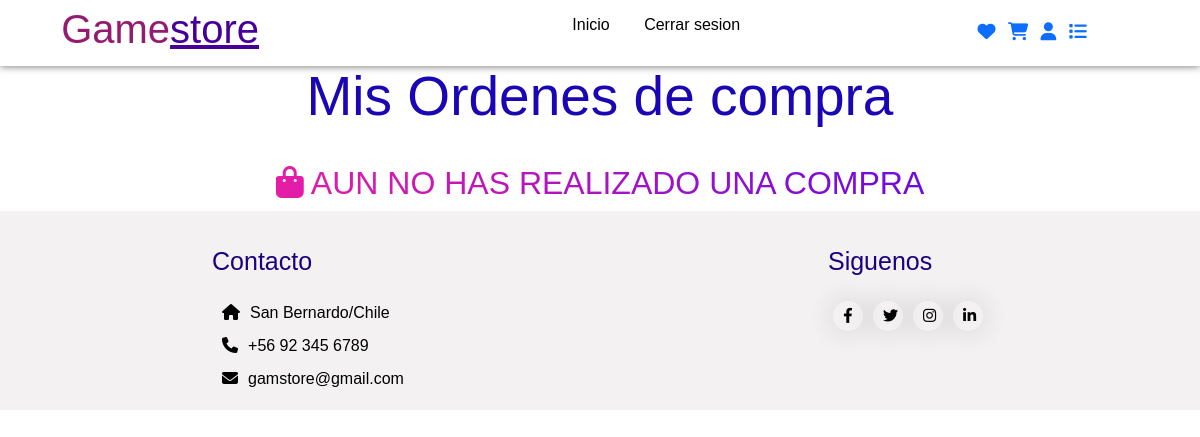
The page /productos/listacompras (signed in) on the database as committed earlier.
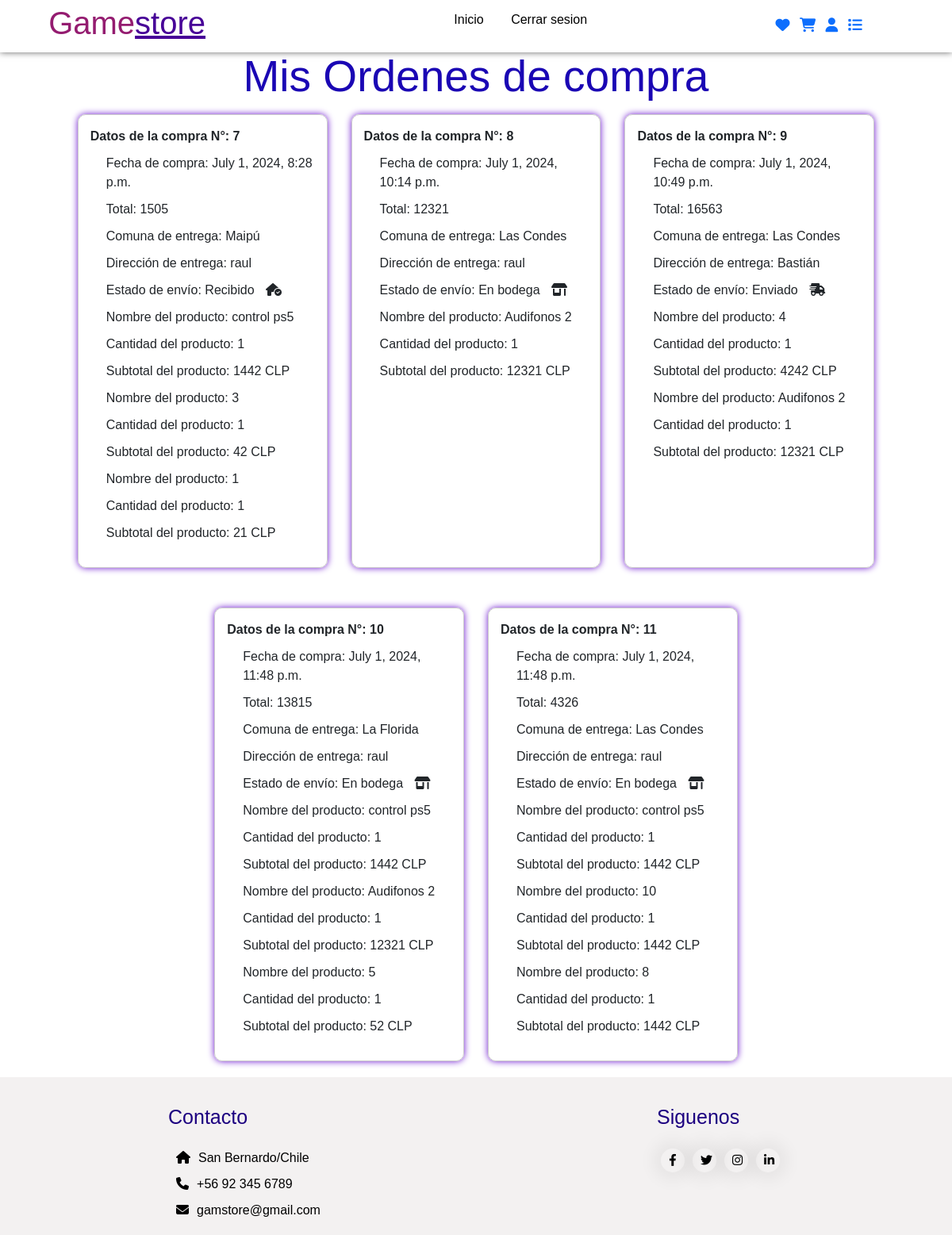
The same page on the database as committed later.
### modulos/productos/models.py (models this page shows)
class OrdenCompra(models.Model):
    f_compra = models.DateTimeField(auto_now_add=True)
    total = models.PositiveIntegerField()
    direccion = models.CharField(max_length=30)
    recibe = models.CharField(max_length = 40)
    comuna = models.CharField(max_length= 20 , choices=comunas_santiago)
    estado = models.CharField(max_length=20 , choices=estado, default='En bodega')
    usuario = models.ForeignKey(User, on_delete=models.CASCADE)

class compraProducto(models.Model):
    cantidad = models.PositiveSmallIntegerField()
    subtotal = models.IntegerField(validators=[MinValueValidator(1)])
    nombre = models.CharField(max_length=30,default='')
    compra = models.ForeignKey(OrdenCompra,on_delete=models.CASCADE)

### modulos/productos/views.py (the view)
# urls.py: path('listacompras',views.listaOrdenes,name='listaCompras'),
@login_required
def listaOrdenes(request):
    ordenes = OrdenCompra.objects.filter(usuario = request.user.id)
    if ordenes.exists():
        compras =compraProducto.objects.filter(compra__in = ordenes)
        datos = {
            'ordenes':ordenes,
            'compras':compras
        }
        return render(request,'compra/listacompras.html',datos)
    else:
        datos = {
            'mensaje':'Aun no has realizado una compra'
        }
        return render(request, 'compra/listacompras.html',datos)

### templates/compra/listacompras.html (shortened to what this page needs)
{% extends '../base/base.html' %}
{% block content %}
<div class="ordenes-wrapper">
    <div class="tituloentorno">
    <h2 class="tituloListorden">Mis Ordenes de compra</h2>
     </div>
    {% if ordenes %}
        <div class="ordenes-container">
            {% for orden in ordenes %}
                <div class="orden-card">
                    <ul class="orden-list">
                        <li class="orden-id">Datos de la compra N°: {{ orden.id }}</li>
                        <li class="orden-fecha">Fecha de compra: {{ orden.f_compra }}</li>
                        <li class="orden-total">Total: {{ orden.total }}</li>
                        <li class="orden-comuna">Comuna de entrega: {{ orden.comuna }}</li>
                        <li class="orden-direccion">Dirección de entrega: {{ orden.direccion }}</li>
                        <li class="orden-estado">Estado de envío: {{ orden.estado }}
                            {% if orden.estado == "En bodega" %}
                                <i class="fa-solid fa-shop"></i>
                            {% elif orden.estado == "Recibido" %}
                                <i class="fa-solid fa-house-circle-check"></i>
                            {% elif orden.estado == "Enviado" %}
                                <i class="fa-solid fa-truck-fast"></i>
                            {% endif %}
                        </li>
                        {% for compra in orden.compraproducto_set.all %}
                            <li class="compra-nombre">Nombre del producto: {{ compra.nombre }}</li>
                            <li class="compra-cantidad">Cantidad del producto: {{ compra.cantidad }}</li>
                            <li class="compra-subtotal">Subtotal del producto: {{ compra.subtotal }} CLP</li>
                        {% endfor %}
                    </ul>
                </div>
            {% endfor %}
        </div>
    {% else %}
        <div class="mensalista mensaje">
            <h2><i class="fas fa-shopping-bag"></i> {{ mensaje }}</h2>
        </div>
    {% endif %}
</div>
{% endblock %}

Rows that differ between the two databases and show on the page:
added OrdenCompra: id "7", f_compra "July 1, 2024, 8:28 p.m.", total "1505", comuna "Maipú", direccion "raul", estado "Recibido"
added compraProducto: nombre "control ps5", cantidad "1", subtotal "1442", shown under "7"
added compraProducto: nombre "3", cantidad "1", subtotal "42", shown under "7"
added compraProducto: nombre "1", cantidad "1", subtotal "21", shown under "7"
added OrdenCompra: id "8", f_compra "July 1, 2024, 10:14 p.m.", total "12321", comuna "Las Condes", direccion "raul", estado "En bodega"
added compraProducto: nombre "Audifonos 2", cantidad "1", subtotal "12321", shown under "8"
added OrdenCompra: id "9", f_compra "July 1, 2024, 10:49 p.m.", total "16563", comuna "Las Condes", direccion "Bastián", estado "Enviado"
added compraProducto: nombre "4", cantidad "1", subtotal "4242", shown under "9"
added compraProducto: nombre "Audifonos 2", cantidad "1", subtotal "12321", shown under "9"
added OrdenCompra: id "10", f_compra "July 1, 2024, 11:48 p.m.", total "13815", comuna "La Florida", direccion "raul", estado "En bodega"
added compraProducto: nombre "control ps5", cantidad "1", subtotal "1442", shown under "10"
added compraProducto: nombre "Audifonos 2", cantidad "1", subtotal "12321", shown under "10"
added compraProducto: nombre "5", cantidad "1", subtotal "52", shown under "10"
added OrdenCompra: id "11", f_compra "July 1, 2024, 11:48 p.m.", total "4326", comuna "Las Condes", direccion "raul", estado "En bodega"
added compraProducto: nombre "control ps5", cantidad "1", subtotal "1442", shown under "11"
added compraProducto: nombre "10", cantidad "1", subtotal "1442", shown under "11"
added compraProducto: nombre "8", cantidad "1", subtotal "1442", shown under "11"
Other text that changed with them:
{{ mensaje }}: "AUN NO HAS REALIZADO UNA COMPRA" → (not shown)
